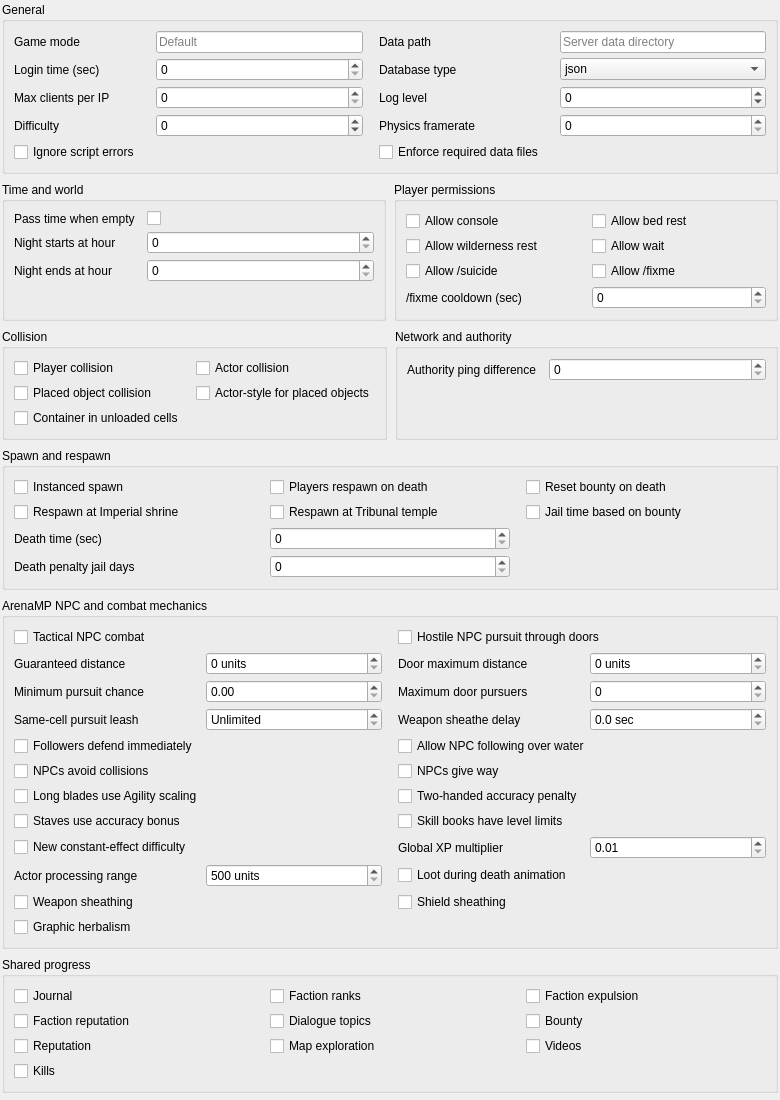
             <widget class="QWidget" name="serverSettingsScrollAreaWidgetContents">
              <property name="geometry">
               <rect>
                <x>0</x>
                <y>0</y>
                <width>780</width>
                <height>1100</height>
               </rect>
              </property>
              <layout class="QVBoxLayout" name="serverSettingsFormLayout">
               <property name="spacing">
                <number>8</number>
               </property>
               <property name="leftMargin">
                <number>2</number>
               </property>
               <property name="topMargin">
                <number>2</number>
               </property>
               <property name="rightMargin">
                <number>2</number>
               </property>
               <property name="bottomMargin">
                <number>2</number>
               </property>
               <item>
                <widget class="QGroupBox" name="generalSettingsGroupBox">
                 <property name="title">
                  <string>General</string>
                 </property>
                 <layout class="QGridLayout" name="generalSettingsGridLayout">
                  <property name="horizontalSpacing">
                   <number>16</number>
                  </property>
                  <property name="verticalSpacing">
                   <number>5</number>
                  </property>
                  <item row="0" column="0">
                   <widget class="QLabel" name="label_gameMode">
                    <property name="text">
                     <string>Game mode</string>
                    </property>
                   </widget>
                  </item>
                  <item row="0" column="1">
                   <widget class="QLineEdit" name="gameModeEdit">
                    <property name="placeholderText">
                     <string>Default</string>
                    </property>
                   </widget>
                  </item>
                  <item row="1" column="0">
                   <widget class="QLabel" name="label_loginTime">
                    <property name="text">
                     <string>Login time (sec)</string>
                    </property>
                   </widget>
                  </item>
                  <item row="1" column="1">
                   <widget class="QSpinBox" name="loginTimeSpinBox">
                    <property name="maximum">
                     <number>3600</number>
                    </property>
                   </widget>
                  </item>
                  <item row="2" column="0">
                   <widget class="QLabel" name="label_maxClientsPerIP">
                    <property name="text">
                     <string>Max clients per IP</string>
                    </property>
                   </widget>
                  </item>
                  <item row="2" column="1">
                   <widget class="QSpinBox" name="maxClientsPerIPSpinBox">
                    <property name="maximum">
                     <number>128</number>
                    </property>
                   </widget>
                  </item>
                  <item row="3" column="0">
                   <widget class="QLabel" name="label_difficulty">
                    <property name="text">
                     <string>Difficulty</string>
                    </property>
                   </widget>
                  </item>
                  <item row="3" column="1">
                   <widget class="QSpinBox" name="difficultySpinBox">
                    <property name="minimum">
                     <number>-1000</number>
                    </property>
                    <property name="maximum">
                     <number>1000</number>
                    </property>
                   </widget>
                  </item>
                  <item row="0" column="2">
                   <widget class="QLabel" name="label_dataPath">
                    <property name="text">
                     <string>Data path</string>
                    </property>
                   </widget>
                  </item>
                  <item row="0" column="3">
                   <widget class="QLineEdit" name="dataPathEdit">
                    <property name="placeholderText">
                     <string>Server data directory</string>
                    </property>
                   </widget>
                  </item>
                  <item row="1" column="2">
                   <widget class="QLabel" name="label_databaseType">
                    <property name="text">
                     <string>Database type</string>
                    </property>
                   </widget>
                  </item>
                  <item row="1" column="3">
                   <widget class="QComboBox" name="databaseTypeComboBox">
                    <item>
                     <property name="text">
                      <string>json</string>
                     </property>
                     <property name="userData" stdset="0">
                      <string>json</string>
                     </property>
                    </item>
                    <item>
                     <property name="text">
                      <string>sqlite3</string>
                     </property>
                     <property name="userData" stdset="0">
                      <string>sqlite3</string>
                     </property>
                    </item>
                   </widget>
                  </item>
                  <item row="2" column="2">
                   <widget class="QLabel" name="label_enforcedLogLevel">
                    <property name="text">
                     <string>Log level</string>
                    </property>
                   </widget>
                  </item>
                  <item row="2" column="3">
                   <widget class="QSpinBox" name="enforcedLogLevelSpinBox">
                    <property name="minimum">
                     <number>-1</number>
                    </property>
                    <property name="maximum">
                     <number>10</number>
                    </property>
                   </widget>
                  </item>
                  <item row="3" column="2">
                   <widget class="QLabel" name="label_physicsFramerate">
                    <property name="text">
                     <string>Physics framerate</string>
                    </property>
                   </widget>
                  </item>
                  <item row="3" column="3">
                   <widget class="QSpinBox" name="physicsFramerateSpinBox">
                    <property name="maximum">
                     <number>1000</number>
                    </property>
                   </widget>
                  </item>
                  <item row="4" column="0">
                   <widget class="QCheckBox" name="ignoreScriptErrorsCheckBox">
                    <property name="text">
                     <string>Ignore script errors</string>
                    </property>
                   </widget>
                  </item>
                  <item row="4" column="2">
                   <widget class="QCheckBox" name="enforceDataFilesCheckBox">
                    <property name="text">
                     <string>Enforce required data files</string>
                    </property>
                   </widget>
                  </item>
                 </layout>
                </widget>
               </item>
               <item>
                <layout class="QHBoxLayout" name="timePermissionsRow">
                 <property name="spacing">
                  <number>8</number>
                 </property>
                 <item>
                  <widget class="QGroupBox" name="timeSettingsGroupBox">
                   <property name="title">
                    <string>Time and world</string>
                   </property>
                   <layout class="QFormLayout" name="timeSettingsFormLayout">
                    <property name="horizontalSpacing">
                     <number>12</number>
                    </property>
                    <property name="verticalSpacing">
                     <number>5</number>
                    </property>
                    <item row="0" column="0">
                     <widget class="QLabel" name="label_passTimeWhenEmpty">
                      <property name="text">
                       <string>Pass time when empty</string>
                      </property>
                     </widget>
                    </item>
                    <item row="0" column="1">
                     <widget class="QCheckBox" name="passTimeWhenEmptyCheckBox">
                      <property name="text">
                       <string />
                      </property>
                     </widget>
                    </item>
                    <item row="1" column="0">
                     <widget class="QLabel" name="label_nightStart">
                      <property name="text">
                       <string>Night starts at hour</string>
                      </property>
                     </widget>
                    </item>
                    <item row="1" column="1">
                     <widget class="QSpinBox" name="nightStartHourSpinBox">
                      <property name="maximum">
                       <number>23</number>
                      </property>
                     </widget>
                    </item>
                    <item row="2" column="0">
                     <widget class="QLabel" name="label_nightEnd">
                      <property name="text">
                       <string>Night ends at hour</string>
                      </property>
                     </widget>
                    </item>
                    <item row="2" column="1">
                     <widget class="QSpinBox" name="nightEndHourSpinBox">
                      <property name="maximum">
                       <number>23</number>
                      </property>
                     </widget>
                    </item>
                   </layout>
                  </widget>
                 </item>
                 <item>
                  <widget class="QGroupBox" name="playerPermissionsGroupBox">
                   <property name="title">
                    <string>Player permissions</string>
                   </property>
                   <layout class="QGridLayout" name="playerPermissionsGridLayout">
                    <property name="horizontalSpacing">
                     <number>12</number>
                    </property>
                    <property name="verticalSpacing">
                     <number>5</number>
                    </property>
                    <item row="0" column="0">
                     <widget class="QCheckBox" name="allowConsoleCheckBox">
                      <property name="text">
                       <string>Allow console</string>
                      </property>
                     </widget>
                    </item>
                    <item row="0" column="1">
                     <widget class="QCheckBox" name="allowBedRestCheckBox">
                      <property name="text">
                       <string>Allow bed rest</string>
                      </property>
                     </widget>
                    </item>
                    <item row="1" column="0">
                     <widget class="QCheckBox" name="allowWildernessRestCheckBox">
                      <property name="text">
                       <string>Allow wilderness rest</string>
                      </property>
                     </widget>
                    </item>
                    <item row="1" column="1">
                     <widget class="QCheckBox" name="allowWaitCheckBox">
                      <property name="text">
                       <string>Allow wait</string>
                      </property>
                     </widget>
                    </item>
                    <item row="2" column="0">
                     <widget class="QCheckBox" name="allowSuicideCommandCheckBox">
                      <property name="text">
                       <string>Allow /suicide</string>
                      </property>
                     </widget>
                    </item>
                    <item row="2" column="1">
                     <widget class="QCheckBox" name="allowFixmeCommandCheckBox">
                      <property name="text">
                       <string>Allow /fixme</string>
                      </property>
                     </widget>
                    </item>
                    <item row="3" column="0">
                     <widget class="QLabel" name="label_fixmeInterval">
                      <property name="text">
                       <string>/fixme cooldown (sec)</string>
                      </property>
                     </widget>
                    </item>
                    <item row="3" column="1">
                     <widget class="QSpinBox" name="fixmeIntervalSpinBox">
                      <property name="maximum">
                       <number>3600</number>
                      </property>
                     </widget>
                    </item>
                   </layout>
                  </widget>
                 </item>
                </layout>
               </item>
               <item>
                <layout class="QHBoxLayout" name="collisionNetworkRow">
                 <property name="spacing">
                  <number>8</number>
                 </property>
                 <item>
                  <widget class="QGroupBox" name="collisionGroupBox">
                   <property name="title">
                    <string>Collision</string>
                   </property>
                   <layout class="QGridLayout" name="collisionGridLayout">
                    <property name="horizontalSpacing">
                     <number>12</number>
                    </property>
                    <property name="verticalSpacing">
                     <number>5</number>
                    </property>
                    <item row="0" column="0">
                     <widget class="QCheckBox" name="enablePlayerCollisionCheckBox">
                      <property name="text">
                       <string>Player collision</string>
                      </property>
                     </widget>
                    </item>
                    <item row="0" column="1">
                     <widget class="QCheckBox" name="enableActorCollisionCheckBox">
                      <property name="text">
                       <string>Actor collision</string>
                      </property>
                     </widget>
                    </item>
                    <item row="1" column="0">
                     <widget class="QCheckBox" name="enablePlacedObjectCollisionCheckBox">
                      <property name="text">
                       <string>Placed object collision</string>
                      </property>
                     </widget>
                    </item>
                    <item row="1" column="1">
                     <widget class="QCheckBox" name="useActorCollisionForPlacedObjectsCheckBox">
                      <property name="text">
                       <string>Actor-style for placed objects</string>
                      </property>
                     </widget>
                    </item>
                    <item row="2" column="0">
                     <widget class="QCheckBox" name="allowOnContainerForUnloadedCellsCheckBox">
                      <property name="text">
                       <string>Container in unloaded cells</string>
                      </property>
                     </widget>
                    </item>
                   </layout>
                  </widget>
                 </item>
                 <item>
                  <widget class="QGroupBox" name="networkGroupBox">
                   <property name="title">
                    <string>Network and authority</string>
                   </property>
                   <layout class="QFormLayout" name="networkFormLayout">
                    <property name="horizontalSpacing">
                     <number>12</number>
                    </property>
                    <property name="verticalSpacing">
                     <number>5</number>
                    </property>
                    <item row="0" column="0">
                     <widget class="QLabel" name="label_pingDifference">
                      <property name="text">
                       <string>Authority ping difference</string>
                      </property>
                     </widget>
                    </item>
                    <item row="0" column="1">
                     <widget class="QSpinBox" name="pingDifferenceSpinBox">
                      <property name="maximum">
                       <number>10000</number>
                      </property>
                     </widget>
                    </item>
                   </layout>
                  </widget>
                 </item>
                </layout>
               </item>
               <item>
                <widget class="QGroupBox" name="spawnAndRespawnGroupBox">
                 <property name="title">
                  <string>Spawn and respawn</string>
                 </property>
                 <layout class="QGridLayout" name="spawnAndRespawnGridLayout">
                  <property name="horizontalSpacing">
                   <number>16</number>
                  </property>
                  <property name="verticalSpacing">
                   <number>5</number>
                  </property>
                  <item row="0" column="0">
                   <widget class="QCheckBox" name="useInstancedSpawnCheckBox">
                    <property name="text">
                     <string>Instanced spawn</string>
                    </property>
                   </widget>
                  </item>
                  <item row="0" column="1">
                   <widget class="QCheckBox" name="playersRespawnCheckBox">
                    <property name="text">
                     <string>Players respawn on death</string>
                    </property>
                   </widget>
                  </item>
                  <item row="0" column="2">
                   <widget class="QCheckBox" name="bountyResetOnDeathCheckBox">
                    <property name="text">
                     <string>Reset bounty on death</string>
                    </property>
                   </widget>
                  </item>
                  <item row="1" column="0">
                   <widget class="QCheckBox" name="respawnAtImperialShrineCheckBox">
                    <property name="text">
                     <string>Respawn at Imperial shrine</string>
                    </property>
                   </widget>
                  </item>
                  <item row="1" column="1">
                   <widget class="QCheckBox" name="respawnAtTribunalTempleCheckBox">
                    <property name="text">
                     <string>Respawn at Tribunal temple</string>
                    </property>
                   </widget>
                  </item>
                  <item row="1" column="2">
                   <widget class="QCheckBox" name="bountyDeathPenaltyCheckBox">
                    <property name="text">
                     <string>Jail time based on bounty</string>
                    </property>
                   </widget>
                  </item>
                  <item row="2" column="0">
                   <widget class="QLabel" name="label_deathTime">
                    <property name="text">
                     <string>Death time (sec)</string>
                    </property>
                   </widget>
                  </item>
                  <item row="2" column="1">
                   <widget class="QSpinBox" name="deathTimeSpinBox">
                    <property name="maximum">
                     <number>3600</number>
                    </property>
                   </widget>
                  </item>
                  <item row="3" column="0">
                   <widget class="QLabel" name="label_deathPenaltyJailDays">
                    <property name="text">
                     <string>Death penalty jail days</string>
                    </property>
                   </widget>
                  </item>
                  <item row="3" column="1">
                   <widget class="QSpinBox" name="deathPenaltyJailDaysSpinBox">
                    <property name="maximum">
                     <number>3650</number>
                    </property>
                   </widget>
                  </item>
                 </layout>
                </widget>
               </item>
               <item>
                <widget class="QGroupBox" name="arenaMechanicsGroupBox">
                 <property name="title">
                  <string>ArenaMP NPC and combat mechanics</string>
                 </property>
                 <layout class="QGridLayout" name="arenaMechanicsGridLayout">
                  <property name="horizontalSpacing"><number>16</number></property>
                  <property name="verticalSpacing"><number>5</number></property>
                  <item row="0" column="0" colspan="2">
                   <widget class="QCheckBox" name="arenaTacticalCombatCheckBox">
                    <property name="text"><string>Tactical NPC combat</string></property>
                    <property name="toolTip"><string>Enable ArenaMP strafing, circling, retreats, dodge jumps and stuck recovery while AiCombat stays active.</string></property>
                   </widget>
                  </item>
                  <item row="0" column="2" colspan="2">
                   <widget class="QCheckBox" name="arenaCombatPursuitThroughDoorsCheckBox">
                    <property name="text"><string>Hostile NPC pursuit through doors</string></property>
                   </widget>
                  </item>
                  <item row="1" column="0"><widget class="QLabel" name="label_arenaPursuitGuaranteed"><property name="text"><string>Guaranteed distance</string></property></widget></item>
                  <item row="1" column="1"><widget class="QSpinBox" name="arenaCombatPursuitGuaranteedDistanceSpinBox"><property name="maximum"><number>100000</number></property><property name="suffix"><string> units</string></property></widget></item>
                  <item row="1" column="2"><widget class="QLabel" name="label_arenaPursuitDoorMax"><property name="text"><string>Door maximum distance</string></property></widget></item>
                  <item row="1" column="3"><widget class="QSpinBox" name="arenaCombatPursuitDoorMaxDistanceSpinBox"><property name="maximum"><number>100000</number></property><property name="suffix"><string> units</string></property></widget></item>
                  <item row="2" column="0"><widget class="QLabel" name="label_arenaPursuitChance"><property name="text"><string>Minimum pursuit chance</string></property></widget></item>
                  <item row="2" column="1"><widget class="QDoubleSpinBox" name="arenaCombatPursuitMinimumChanceDoubleSpinBox"><property name="decimals"><number>2</number></property><property name="maximum"><double>1.000000000000000</double></property><property name="singleStep"><double>0.050000000000000</double></property></widget></item>
                  <item row="2" column="2"><widget class="QLabel" name="label_arenaPursuitMaxActors"><property name="text"><string>Maximum door pursuers</string></property></widget></item>
                  <item row="2" column="3"><widget class="QSpinBox" name="arenaCombatPursuitMaxActorsSpinBox"><property name="maximum"><number>100</number></property></widget></item>
                  <item row="3" column="0"><widget class="QLabel" name="label_arenaPursuitLeash"><property name="text"><string>Same-cell pursuit leash</string></property></widget></item>
                  <item row="3" column="1"><widget class="QSpinBox" name="arenaCombatPursuitMaxDistanceSpinBox"><property name="maximum"><number>1000000</number></property><property name="specialValueText"><string>Unlimited</string></property><property name="suffix"><string> units</string></property></widget></item>
                  <item row="3" column="2"><widget class="QLabel" name="label_arenaSheatheDelay"><property name="text"><string>Weapon sheathe delay</string></property></widget></item>
                  <item row="3" column="3"><widget class="QDoubleSpinBox" name="arenaCombatWeaponSheatheDelayDoubleSpinBox"><property name="decimals"><number>1</number></property><property name="maximum"><double>60.000000000000000</double></property><property name="singleStep"><double>0.500000000000000</double></property><property name="suffix"><string> sec</string></property></widget></item>
                  <item row="4" column="0" colspan="2"><widget class="QCheckBox" name="arenaFollowersAttackOnSightCheckBox"><property name="text"><string>Followers defend immediately</string></property></widget></item>
                  <item row="4" column="2" colspan="2"><widget class="QCheckBox" name="arenaAllowActorsFollowOverWaterCheckBox"><property name="text"><string>Allow NPC following over water</string></property></widget></item>
                  <item row="5" column="0" colspan="2"><widget class="QCheckBox" name="arenaNpcAvoidCollisionsCheckBox"><property name="text"><string>NPCs avoid collisions</string></property></widget></item>
                  <item row="5" column="2" colspan="2"><widget class="QCheckBox" name="arenaNpcGiveWayCheckBox"><property name="text"><string>NPCs give way</string></property></widget></item>
                  <item row="6" column="0" colspan="2"><widget class="QCheckBox" name="arenaLongBladesUseAgilityCheckBox"><property name="text"><string>Long blades use Agility scaling</string></property></widget></item>
                  <item row="6" column="2" colspan="2"><widget class="QCheckBox" name="arenaTwoHandedAccuracyPenaltyCheckBox"><property name="text"><string>Two-handed accuracy penalty</string></property></widget></item>
                  <item row="7" column="0" colspan="2"><widget class="QCheckBox" name="arenaStavesAccuracyBonusCheckBox"><property name="text"><string>Staves use accuracy bonus</string></property></widget></item>
                  <item row="7" column="2" colspan="2"><widget class="QCheckBox" name="arenaSkillBooksLevelLimitCheckBox"><property name="text"><string>Skill books have level limits</string></property></widget></item>
                  <item row="8" column="0" colspan="2"><widget class="QCheckBox" name="arenaNewConstantEffectDifficultyCheckBox"><property name="text"><string>New constant-effect difficulty</string></property></widget></item>
                  <item row="8" column="2"><widget class="QLabel" name="label_arenaXpMultiplier"><property name="text"><string>Global XP multiplier</string></property></widget></item>
                  <item row="8" column="3"><widget class="QDoubleSpinBox" name="arenaGlobalXpMultiplierDoubleSpinBox"><property name="decimals"><number>2</number></property><property name="minimum"><double>0.010000000000000</double></property><property name="maximum"><double>100.000000000000000</double></property><property name="singleStep"><double>0.100000000000000</double></property></widget></item>
                  <item row="9" column="0"><widget class="QLabel" name="label_arenaActorsProcessingRange"><property name="text"><string>Actor processing range</string></property></widget></item>
                  <item row="9" column="1"><widget class="QSpinBox" name="arenaActorsProcessingRangeSpinBox"><property name="minimum"><number>500</number></property><property name="maximum"><number>1000000</number></property><property name="suffix"><string> units</string></property></widget></item>
                  <item row="9" column="2" colspan="2"><widget class="QCheckBox" name="arenaCanLootDuringDeathAnimationCheckBox"><property name="text"><string>Loot during death animation</string></property></widget></item>
                  <item row="10" column="0" colspan="2"><widget class="QCheckBox" name="arenaWeaponSheathingCheckBox"><property name="text"><string>Weapon sheathing</string></property></widget></item>
                  <item row="10" column="2" colspan="2"><widget class="QCheckBox" name="arenaShieldSheathingCheckBox"><property name="text"><string>Shield sheathing</string></property></widget></item>
                  <item row="11" column="0" colspan="2"><widget class="QCheckBox" name="arenaGraphicHerbalismCheckBox"><property name="text"><string>Graphic herbalism</string></property></widget></item>
                 </layout>
                </widget>
               </item>
               <item>
                <widget class="QGroupBox" name="sharingGroupBox">
                 <property name="title">
                  <string>Shared progress</string>
                 </property>
                 <layout class="QGridLayout" name="sharingGridLayout">
                  <property name="horizontalSpacing">
                   <number>16</number>
                  </property>
                  <property name="verticalSpacing">
                   <number>5</number>
                  </property>
                  <item row="0" column="0">
                   <widget class="QCheckBox" name="shareJournalCheckBox">
                    <property name="text">
                     <string>Journal</string>
                    </property>
                   </widget>
                  </item>
                  <item row="0" column="1">
                   <widget class="QCheckBox" name="shareFactionRanksCheckBox">
                    <property name="text">
                     <string>Faction ranks</string>
                    </property>
                   </widget>
                  </item>
                  <item row="0" column="2">
                   <widget class="QCheckBox" name="shareFactionExpulsionCheckBox">
                    <property name="text">
                     <string>Faction expulsion</string>
                    </property>
                   </widget>
                  </item>
                  <item row="1" column="0">
                   <widget class="QCheckBox" name="shareFactionReputationCheckBox">
                    <property name="text">
                     <string>Faction reputation</string>
                    </property>
                   </widget>
                  </item>
                  <item row="1" column="1">
                   <widget class="QCheckBox" name="shareTopicsCheckBox">
                    <property name="text">
                     <string>Dialogue topics</string>
                    </property>
                   </widget>
                  </item>
                  <item row="1" column="2">
                   <widget class="QCheckBox" name="shareBountyCheckBox">
                    <property name="text">
                     <string>Bounty</string>
                    </property>
                   </widget>
                  </item>
                  <item row="2" column="0">
                   <widget class="QCheckBox" name="shareReputationCheckBox">
                    <property name="text">
                     <string>Reputation</string>
                    </property>
                   </widget>
                  </item>
                  <item row="2" column="1">
                   <widget class="QCheckBox" name="shareMapExplorationCheckBox">
                    <property name="text">
                     <string>Map exploration</string>
                    </property>
                   </widget>
                  </item>
                  <item row="2" column="2">
                   <widget class="QCheckBox" name="shareVideosCheckBox">
                    <property name="text">
                     <string>Videos</string>
                    </property>
                   </widget>
                  </item>
                  <item row="3" column="0">
                   <widget class="QCheckBox" name="shareKillsCheckBox">
                    <property name="text">
                     <string>Kills</string>
                    </property>
                   </widget>
                  </item>
                 </layout>
                </widget>
               </item>
               <item>
                <spacer name="verticalSpacerFormBottom">
                 <property name="orientation">
                  <enum>Qt::Vertical</enum>
                 </property>
                 <property name="sizeHint" stdset="0">
                  <size>
                   <width>20</width>
                   <height>20</height>
                  </size>
                 </property>
                </spacer>
               </item>
              </layout>
             </widget>
